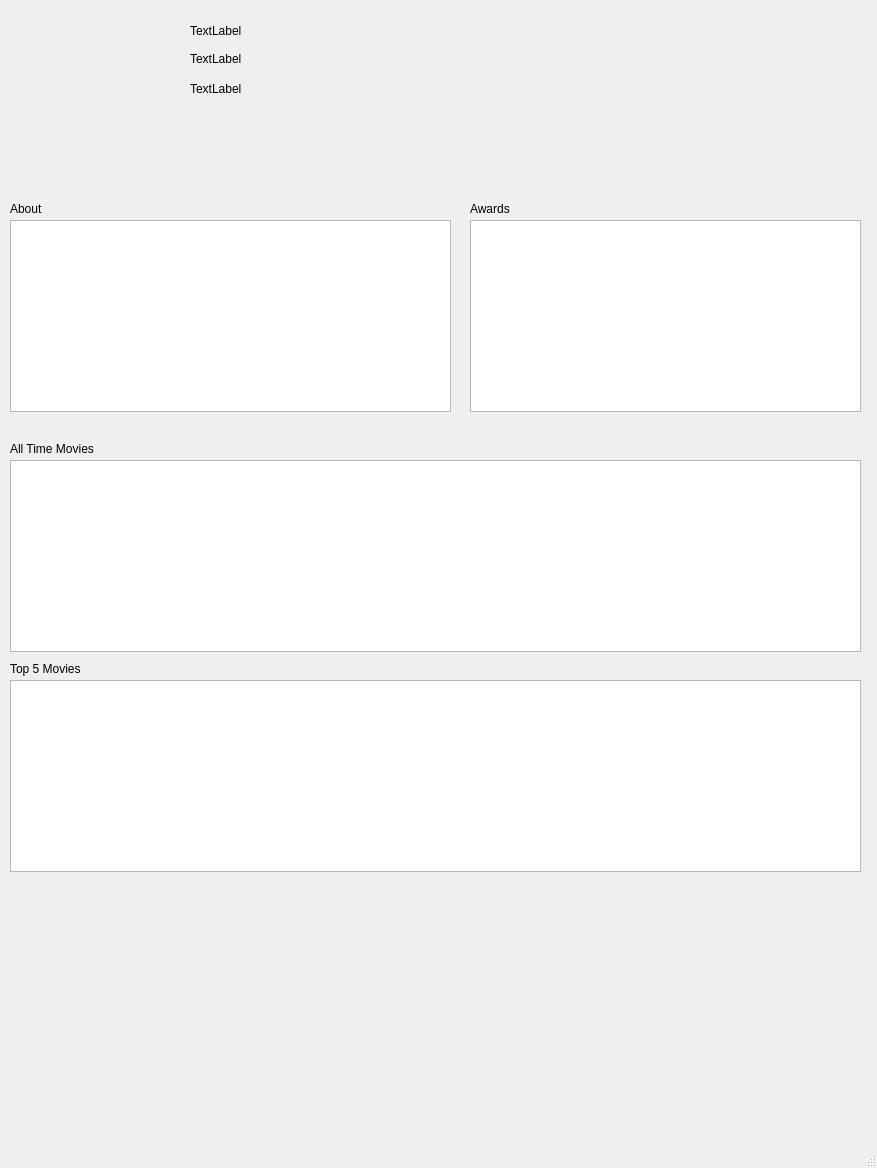
<?xml version="1.0" encoding="UTF-8"?>
<ui version="4.0">
 <class>MainWindow</class>
 <widget class="QMainWindow" name="MainWindow">
  <property name="geometry">
   <rect>
    <x>0</x>
    <y>0</y>
    <width>877</width>
    <height>1168</height>
   </rect>
  </property>
  <property name="windowTitle">
   <string>Detail View</string>
  </property>
  <widget class="QWidget" name="centralwidget">
   <widget class="QLabel" name="imageLabel">
    <property name="geometry">
     <rect>
      <x>20</x>
      <y>20</y>
      <width>151</width>
      <height>171</height>
     </rect>
    </property>
    <property name="text">
     <string/>
    </property>
   </widget>
   <widget class="QLabel" name="genreLabel">
    <property name="geometry">
     <rect>
      <x>190</x>
      <y>80</y>
      <width>661</width>
      <height>17</height>
     </rect>
    </property>
    <property name="text">
     <string>TextLabel</string>
    </property>
   </widget>
   <widget class="QLabel" name="nameLabel">
    <property name="geometry">
     <rect>
      <x>190</x>
      <y>20</y>
      <width>681</width>
      <height>21</height>
     </rect>
    </property>
    <property name="text">
     <string>TextLabel</string>
    </property>
   </widget>
   <widget class="QTextBrowser" name="bioText">
    <property name="geometry">
     <rect>
      <x>10</x>
      <y>220</y>
      <width>441</width>
      <height>192</height>
     </rect>
    </property>
   </widget>
   <widget class="QLabel" name="avgLabel">
    <property name="geometry">
     <rect>
      <x>190</x>
      <y>50</y>
      <width>651</width>
      <height>17</height>
     </rect>
    </property>
    <property name="text">
     <string>TextLabel</string>
    </property>
   </widget>
   <widget class="QListWidget" name="movieList">
    <property name="geometry">
     <rect>
      <x>10</x>
      <y>460</y>
      <width>851</width>
      <height>192</height>
     </rect>
    </property>
   </widget>
   <widget class="QListWidget" name="topList">
    <property name="geometry">
     <rect>
      <x>10</x>
      <y>680</y>
      <width>851</width>
      <height>192</height>
     </rect>
    </property>
   </widget>
   <widget class="QListWidget" name="awardList">
    <property name="geometry">
     <rect>
      <x>470</x>
      <y>220</y>
      <width>391</width>
      <height>192</height>
     </rect>
    </property>
   </widget>
   <widget class="QLabel" name="label">
    <property name="geometry">
     <rect>
      <x>10</x>
      <y>660</y>
      <width>131</width>
      <height>17</height>
     </rect>
    </property>
    <property name="text">
     <string>Top 5 Movies</string>
    </property>
   </widget>
   <widget class="QLabel" name="label_2">
    <property name="geometry">
     <rect>
      <x>10</x>
      <y>440</y>
      <width>131</width>
      <height>17</height>
     </rect>
    </property>
    <property name="text">
     <string>All Time Movies</string>
    </property>
   </widget>
   <widget class="QLabel" name="label_3">
    <property name="geometry">
     <rect>
      <x>10</x>
      <y>200</y>
      <width>131</width>
      <height>17</height>
     </rect>
    </property>
    <property name="text">
     <string>About</string>
    </property>
   </widget>
   <widget class="QLabel" name="label_4">
    <property name="geometry">
     <rect>
      <x>470</x>
      <y>200</y>
      <width>131</width>
      <height>17</height>
     </rect>
    </property>
    <property name="text">
     <string>Awards</string>
    </property>
   </widget>
  </widget>
  <widget class="QStatusBar" name="statusbar"/>
 </widget>
 <resources/>
 <connections/>
</ui>
